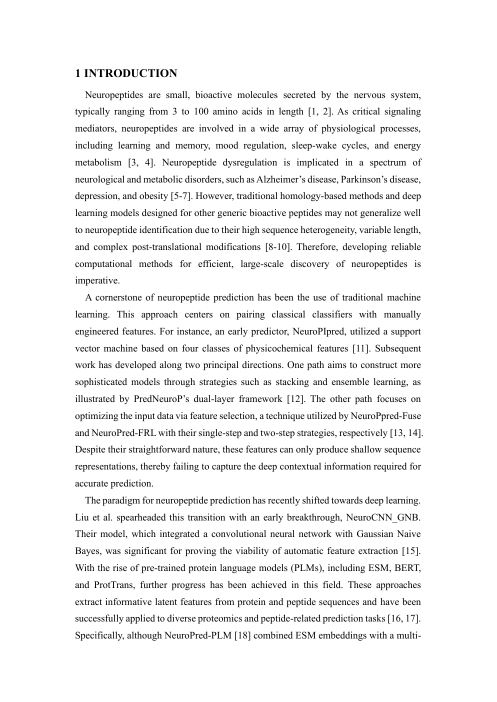
#> input picture tmp/format_review/template/render/page-02.png, 993 x 1404 px (shown at 1/2 size); its folder holds only this picture in this run
$ python make_contact_sheets.py
#> lines starting #> are read from the running program, lines starting #| are printed output that depends on the picture
from pathlib import Path
from PIL import Image, ImageDraw, ImageFont


def build(source: Path, out_dir: Path, prefix: str) -> None:
#> called with prefix = 'template'
    files = sorted(source.glob("page-*.png"))
    out_dir.mkdir(parents=True, exist_ok=True)
    thumb_w = 248
    label_h = 28
    gap = 12
    cols, rows = 4, 2
    per_sheet = cols * rows
    font = ImageFont.load_default()
    for start in range(0, len(files), per_sheet):
        batch = files[start:start + per_sheet]
        thumbs = []
        max_h = 0
        for path in batch:
            image = Image.open(path).convert("RGB")
#> image is the input picture: PIL image 993x1404 RGB; min 0, max 255, mean 242
            thumb_h = round(image.height * thumb_w / image.width)
#> thumb_h = 351
            image = image.resize((thumb_w, thumb_h), Image.Resampling.LANCZOS)
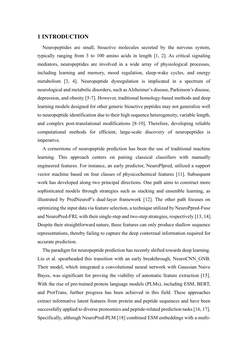
#> image: PIL image 248x351 RGB; min 14, max 255, mean 241.3
            thumbs.append((path, image))
            max_h = max(max_h, thumb_h)
#> max_h = 351
        sheet = Image.new(
            "RGB",
            (cols * thumb_w + (cols + 1) * gap,
             rows * (max_h + label_h) + (rows + 1) * gap),
            "#ECEFF3",
        )
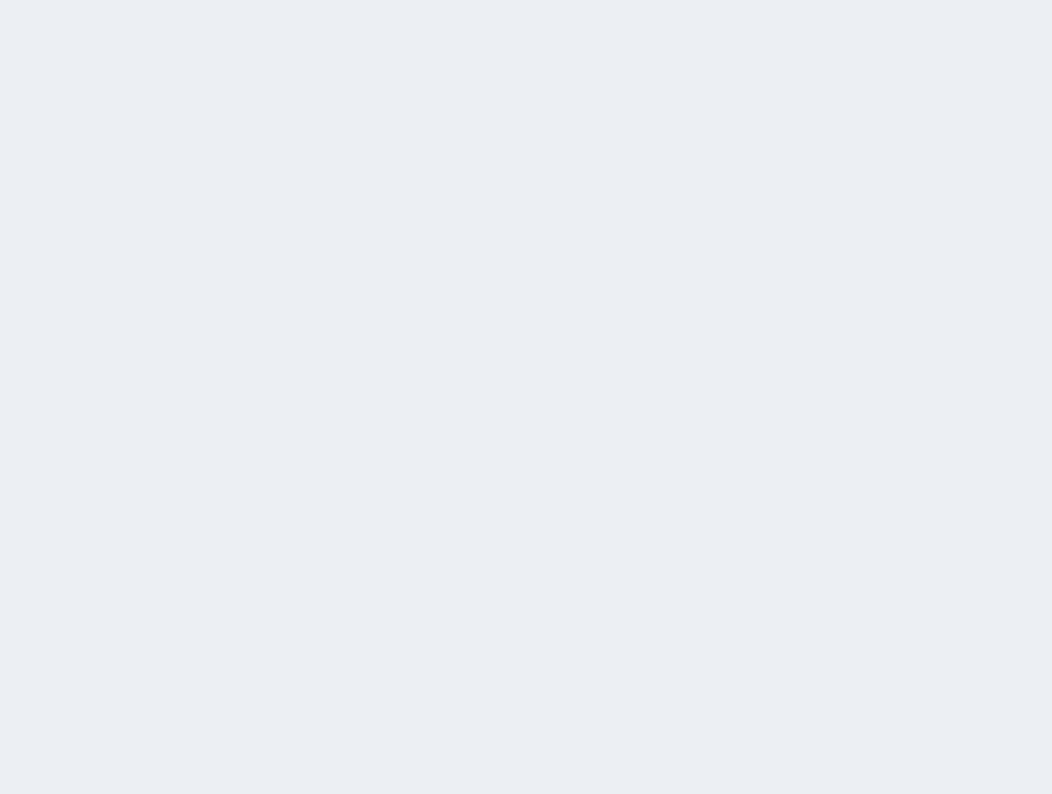
#> sheet: PIL image 1052x794 RGB; mean R, G, B 236, 239, 243
        draw = ImageDraw.Draw(sheet)
        for index, (path, image) in enumerate(thumbs):
            row, col = divmod(index, cols)
            x = gap + col * (thumb_w + gap)
            y = gap + row * (max_h + label_h + gap)
            sheet.paste(image, (x, y))
            label = path.stem.replace("page-", "Page ")
            draw.text((x + 4, y + max_h + 7), label, fill="#222222", font=font)
#> this loop made 1 pass
#> (row, col, x, y, label) on pass 1: (0, 0, 12, 12, 'Page 02')
        sheet.save(out_dir / f"{prefix}_{start // per_sheet + 1:02d}.png")


build(Path("tmp/format_review/template/render"), Path("tmp/format_review/contact"), "template")
build(Path("tmp/format_review/project/render"), Path("tmp/format_review/contact"), "project")
#> the loop in build (call 2), `for index, (path, image) in enumerate(thumbs):` made 1 pass
build(Path("tmp/format_review/final/render"), Path("tmp/format_review/contact_final"), "final")
build(Path("tmp/format_review/final2/render"), Path("tmp/format_review/contact_final2"), "final")

$ run again, on tmp/format_review/template/render/page-04.png
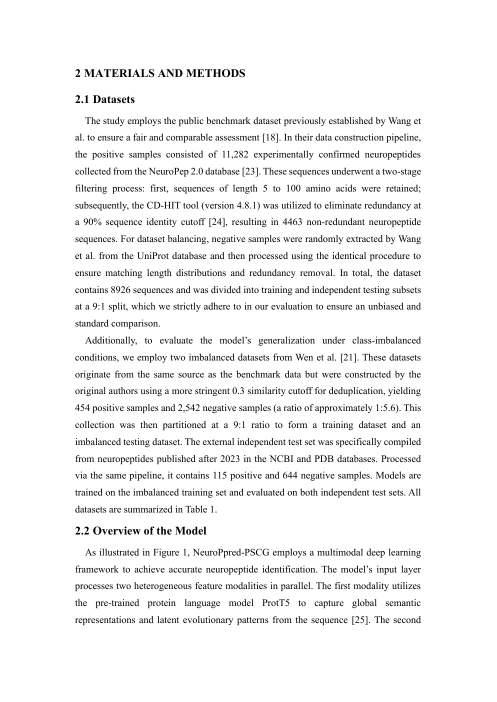
#> input picture tmp/format_review/template/render/page-04.png, 993 x 1404 px (shown at 1/2 size)
#> in build, image is the input picture: PIL image 993x1404 RGB; min 0, max 255, mean 243.1
#> in build, `image = image.resize((thumb_w, thumb_h), Image.Resampling.LANCZOS)`:
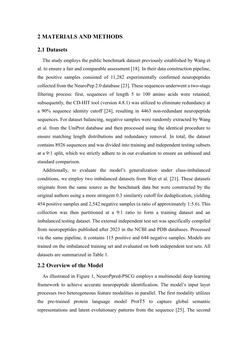
#> image: PIL image 248x351 RGB; min 8, max 255, mean 242.4
#> the loop in build, `for index, (path, image) in enumerate(thumbs):` made 1 pass
#> (row, col, x, y, label) on pass 1: (0, 0, 12, 12, 'Page 04')
#> the loop in build (call 2), `for index, (path, image) in enumerate(thumbs):` made 1 pass

$ run again, on tmp/format_review/template/render/page-10.png
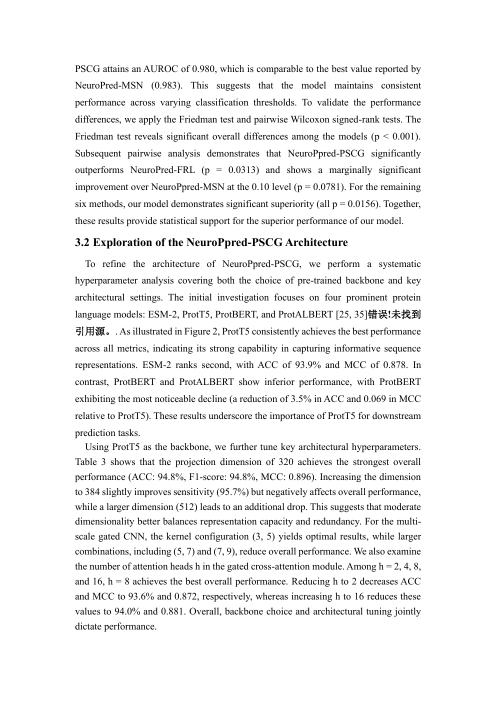
#> input picture tmp/format_review/template/render/page-10.png, 993 x 1404 px (shown at 1/2 size)
#> in build, image is the input picture: PIL image 993x1404 RGB; min 0, max 255, mean 241.4
#> in build, `image = image.resize((thumb_w, thumb_h), Image.Resampling.LANCZOS)`:
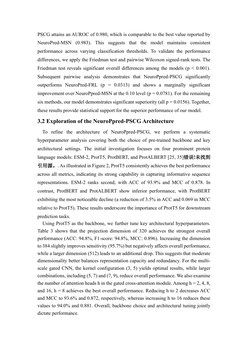
#> image: PIL image 248x351 RGB; min 26, max 255, mean 240.6
#> the loop in build, `for index, (path, image) in enumerate(thumbs):` made 1 pass
#> (row, col, x, y, label) on pass 1: (0, 0, 12, 12, 'Page 10')
#> the loop in build (call 2), `for index, (path, image) in enumerate(thumbs):` made 1 pass
